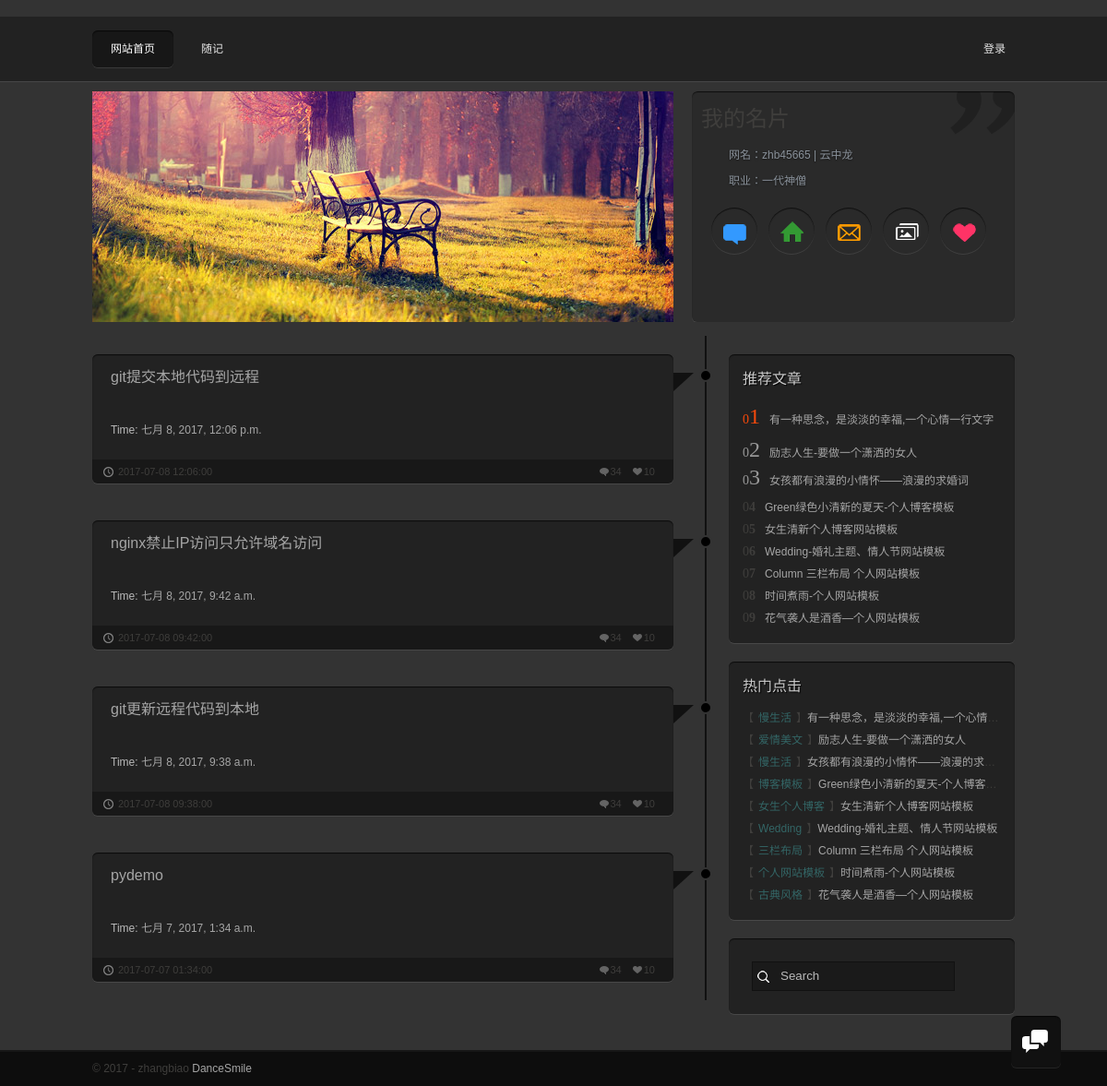
The app's page /, older data.
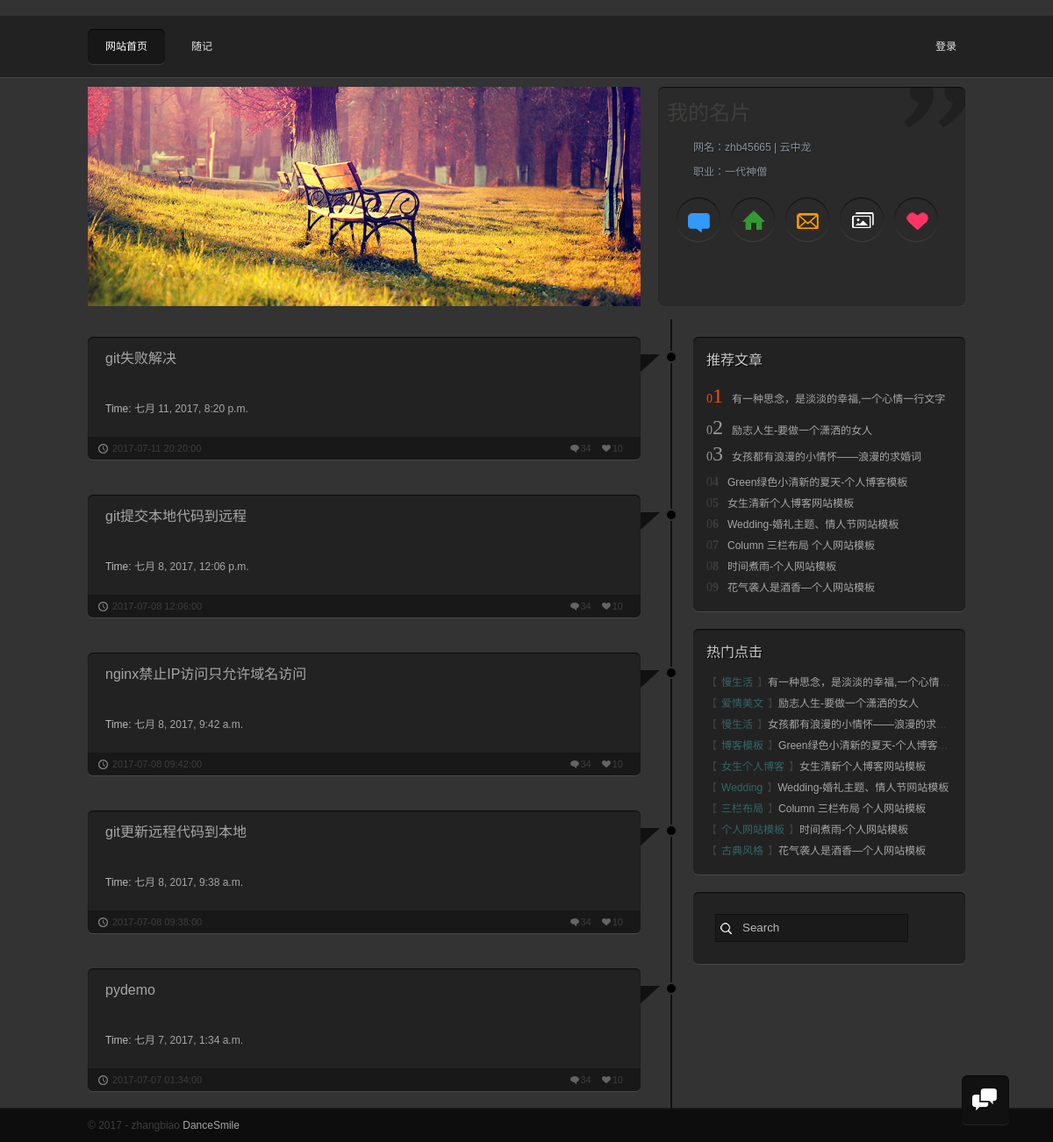
The same page, newer data.
### app/models.py (models this page shows, shortened)
class BlogPost(models.Model):
    title = models.CharField(max_length = 150)#标题
    body = models.TextField()#正文
    timestamp = models.DateTimeField()#时间
    class Meta():
        verbose_name = '文章'
        verbose_name_plural = '文章'
        ordering = ['-timestamp']

### app/views.py (the view)
# urls.py: url(r'^$', app.views.home, name='home'),
def home(request):
    assert isinstance(request, HttpRequest)
    postlist = BlogPost.objects.all()
    return render(
        request,
        'app/index.html',
        {
            'title':'首页',
            'year':datetime.now().year,
            'postlist':postlist
        }
    )

### app/templates/app/index.html
﻿{% extends "app/layout.html" %}
{% load custom_markdown %}
{% block content %}
<div id="mainbody">
<div class="blogs">
  <ul class="bloglist">
    {% for post in postlist %}
      <li>
      <div class="arrow_box">
         <div class="ti"></div>
          <div class="ci"></div>
            <h2 class="title">
                <a href="{% url 'detail' id=post.id %}">
                    {{post.title}}
                </a>
            </h2>
            <p class="textinfo">
            </p>
            <p class="textinfo">
                Time:<a class="post-author" href="#">
                {{post.timestamp}}</a>
            </p>
          <ul class="details">
            <li class="likes"><a href="#">10</a></li>
            <li class="comments"><a href="#">34</a></li>
            <li class="icon-time"><a href="#"> {{post.timestamp|date:"Y-m-d H:i:s"}}</a></li>
          </ul>
       </div>
    </li>
    {% endfor %}
  </ul>
     <aside>
      <div class="tuijian">
        <h2>推荐文章</h2>
        <ol>
          <li><span><strong>1</strong></span><a href="/">有一种思念，是淡淡的幸福,一个心情一行文字</a></li>
          <li><span><strong>2</strong></span><a href="/">励志人生-要做一个潇洒的女人</a></li>
          <li><span><strong>3</strong></span><a href="/">女孩都有浪漫的小情怀——浪漫的求婚词</a></li>
          <li><span><strong>4</strong></span><a href="/">Green绿色小清新的夏天-个人博客模板</a></li>
          <li><span><strong>5</strong></span><a href="/">女生清新个人博客网站模板</a></li>
          <li><span><strong>6</strong></span><a href="/">Wedding-婚礼主题、情人节网站模板</a></li>
          <li><span><strong>7</strong></span><a href="/">Column 三栏布局 个人网站模板</a></li>
          <li><span><strong>8</strong></span><a href="/">时间煮雨-个人网站模板</a></li>
          <li><span><strong>9</strong></span><a href="/">花气袭人是酒香—个人网站模板</a></li>
        </ol>
      </div>
      <div class="clicks">
        <h2>热门点击</h2>
        <ol>
          <li><span><a href="/">慢生活</a></span><a href="/">有一种思念，是淡淡的幸福,一个心情一行文字</a></li>
          <li><span><a href="/">爱情美文</a></span><a href="/">励志人生-要做一个潇洒的女人</a></li>
          <li><span><a href="/">慢生活</a></span><a href="/">女孩都有浪漫的小情怀——浪漫的求婚词</a></li>
          <li><span><a href="/">博客模板</a></span><a href="/">Green绿色小清新的夏天-个人博客模板</a></li>
          <li><span><a href="/">女生个人博客</a></span><a href="/">女生清新个人博客网站模板</a></li>
          <li><span><a href="/">Wedding</a></span><a href="/">Wedding-婚礼主题、情人节网站模板</a></li>
          <li><span><a href="/">三栏布局</a></span><a href="/">Column 三栏布局 个人网站模板</a></li>
          <li><span><a href="/">个人网站模板</a></span><a href="/">时间煮雨-个人网站模板</a></li>
          <li><span><a href="/">古典风格</a></span><a href="/">花气袭人是酒香—个人网站模板</a></li>
        </ol>
      </div>
      <div class="search">
        <form class="searchform" method="get" action="#">
          <input type="text" name="s" value="Search" onfocus="this.value=''" onblur="this.value='Search'">
        </form>
      </div>
      </aside>
    </div>
</div>
{% endblock %}

Row changes from the older to the newer data that the page shows:
added BlogPost: title "git失败解决", timestamp "七月 11, 2017, 8:20 p.m.", timestamp "2017-07-11 20:20:00"
